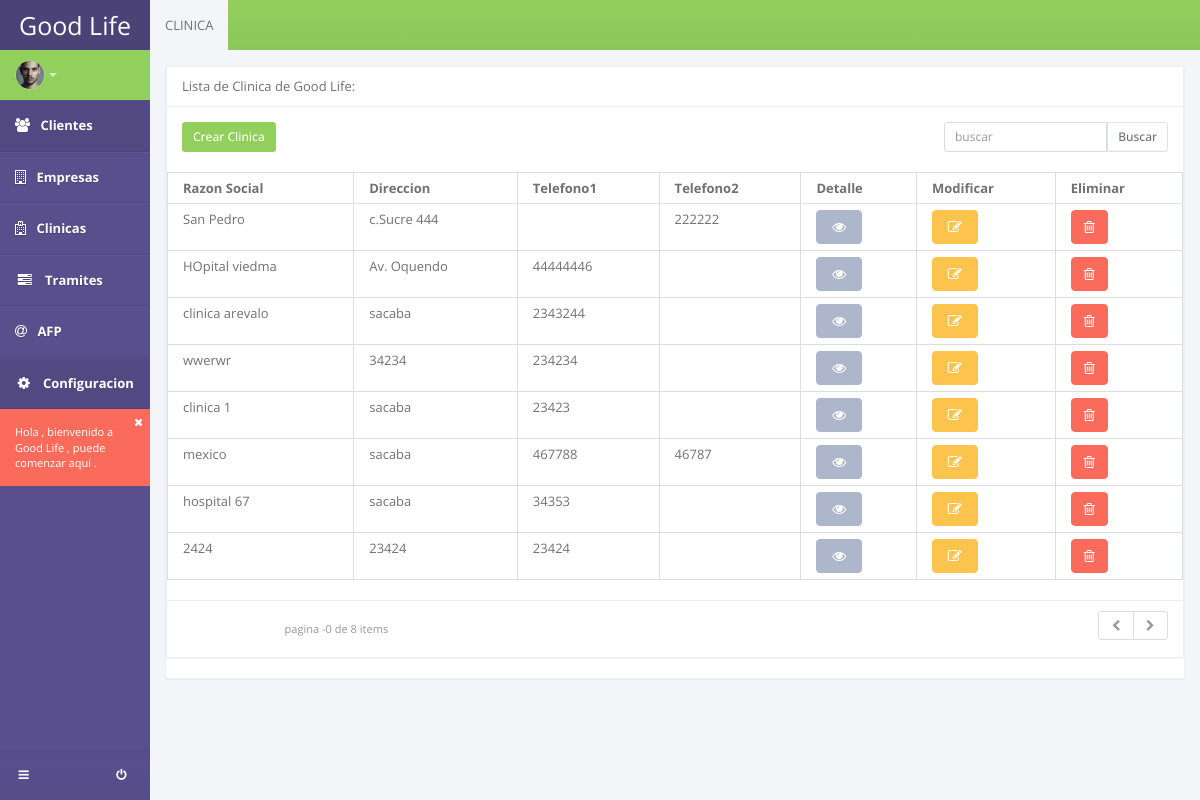
The app's page /listar_clinica/, older data.
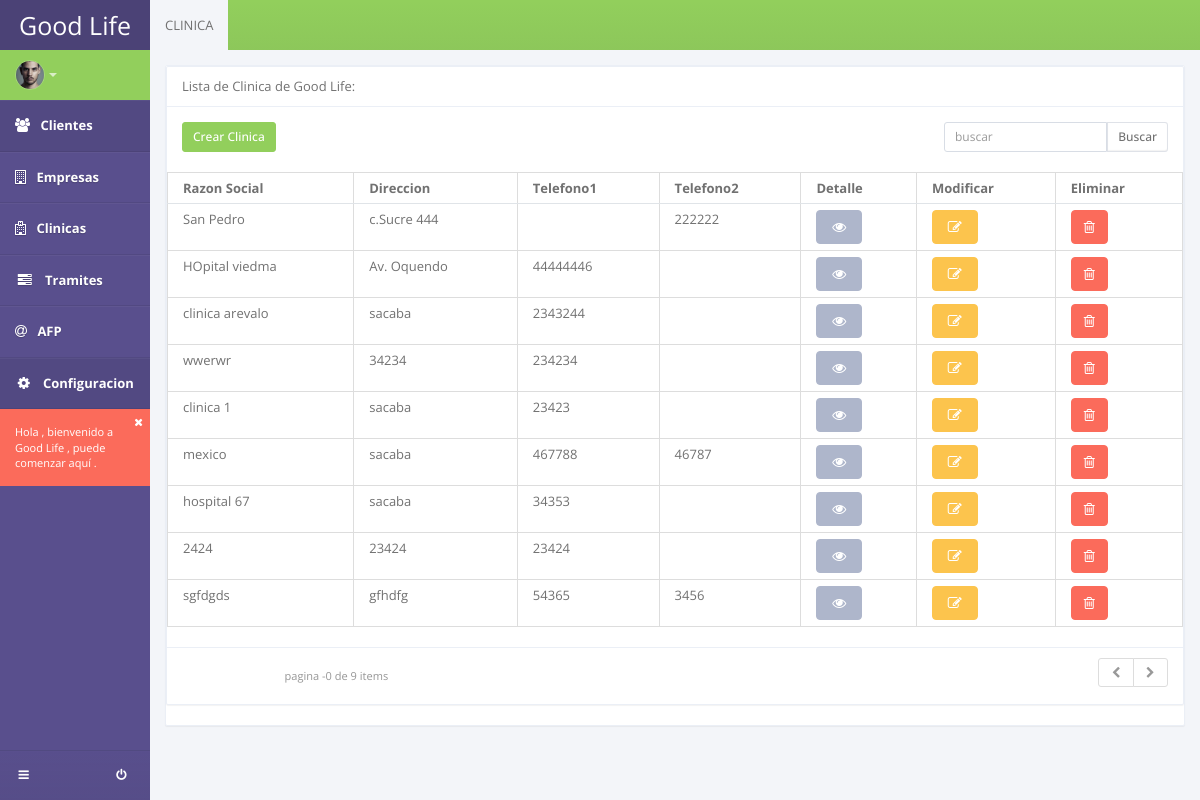
The same page, newer data.
### apps/clinicas/models.py (models this page shows, shortened)
class Clinica(models.Model):
	razon_social = models.CharField(max_length=150)
	direccion = models.CharField(max_length=150)
	telefono1 = models.CharField(max_length=20, blank=True)
	telefono2 = models.CharField(max_length=20, blank=True)

### apps/clinicas/views.py (the view)
# urls.py: url(r'^listar_clinica/$', ClinicaList.as_view(), name='listar_clinica'),
class ClinicaList(ListView):
	template_name = "clinicas/lista_clinicas.html"
	model = Clinica

### templates/clinicas/lista_clinicas.html (shortened to what this page needs)
{% extends 'base_sistema.html' %}
{% block content %}
<section id="content">
	<section class="vbox">
		<header class="header bg-success bg-gradient">
			<ul class="nav nav-tabs">
				<li class="active"><a href="#static" data-toggle="tab">CLINICA</a></li>
			</ul>
		</header>
		<section class="scrollable wrapper">
			<div class="tab-content">
				<div class="panel panel-default">
					<section class="panel">
						<header class="panel-heading"> Lista de Clinica de Good Life: </header>
						<div class="row text-sm wrapper">
							<div class="col-sm-5 m-b-xs">
								<a class="btn btn-sm btn-success" href="/registrar_clinica/">Crear Clinica</a>
							</div>
							<div class="col-sm-4 m-b-xs">
							</div>
							<div class="col-sm-3">
								<form method="get">
									<div class="input-group">
									<input type="text" class="input-sm form-control" placeholder="buscar" name="q"> <span class="input-group-btn"> <button class="btn btn-sm btn-white" type="submit">Buscar</button> </span> </div>
								</form>
							</div>
						</div>
						<div class="table-responsive">
							<table summary="This table shows how to create responsive tables using Bootstrap's default functionality" class="table table-bordered table-hover">
								<thead>
									<tr>
										<th>Razon Social</th>
										<th>Direccion</th>
										<th>Telefono1</th>
										<th>Telefono2</th>
										<th>Detalle</th>
										<th>Modificar</th>
										<th>Eliminar</th>
									</tr>
								</thead>
								<tbody>
									{% for object in object_list %}
									<tr>
										<td>{{object.razon_social}}</td>
										<td>{{object.direccion}}</td>
										<td>{{object.telefono1}}</td>
										<td>{{object.telefono2}}</td>
										<td>
											<a class="btn btn-default" href="/detail_clinica/{{object.id}}"><i class="icon-eye-open text"></i></a>
										</td>
										<td>
											<a class="btn btn-warning" href="/update_clinica/{{object.id}}"><i class="icon-edit text"></i></a>
										</td>
										<td>
											<a class="btn btn-danger" href="#" data-toggle="modal" data-target="#modalDel{{object.id}}"><i class="fa fa-trash-o text"></i></a>
										</td>
									</tr>
									{% endfor %}
								</tbody>
							</table>
						</div>
						{% include "_pagination.html" %}
				</section>
			</div>
		</section>
	</section>
</section>
{% endblock content %}

Row changes from the older to the newer data that the page shows:
added Clinica: razon_social "sgfdgds", direccion "gfhdfg", telefono1 "54365", telefono2 "3456"
Text that changed along with them:
{{ object_list.count }}: "8" → "9"
